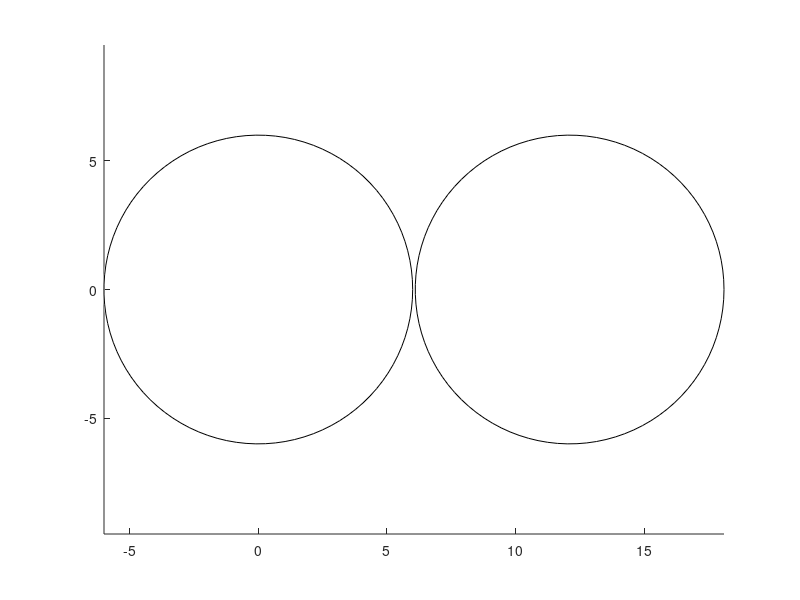

Source code (MATLAB): (Note: this script raises an error after producing the figure.)
%% This code is written by Nooshin Abdollahi - Oct 23 2022
% Matlab codes necessary for peripheral network modeling. 
% The output of this code will be saved and loaded in Python script.

clc
clear all
close all



%%

R = [6;6]  ; % two fibers with exactly the same radius. 
C(1,1) = 0 ;
C(1,2) = 0 ;

C(2,1) = 12.1 ;   % the edge to edge distance between the two fibers is 4 microns. (12-4*2) = 4  
C(2,2) = 0 ;

G(1,1) = 4 ;  % Both fibers are Abeta fibers (group 4) ;
G(1,2) = 4 ; 


figure
for i=1:length(R)
 
        viscircles(C(i,:),R(i,1), 'color', 'k','Linewidth',0.2)    
        hold on
end

% xlim([-20 20])
% ylim([-20 20])
axis equal

%%

unique_radius = unique(R) ;     


%%  To find morphological parameters 


i = 1    ;
    
x= unique_radius(i,1)*2  ;   % fiber diameter
    
p1 =     0.01876  ;
p2 =      0.4787  ;
p3 =      0.1204  ;
axonD = p1*x^2 + p2*x + p3  ;
paraD2 = axonD   ;

p1 =    0.006304  ;
p2 =      0.2071  ;
p3 =      0.5339  ;
nodeD = p1*x^2 + p2*x + p3  ;
paraD1 = nodeD   ;


p1 =     -8.215  ;
p2 =      272.4  ;
p3 =     -780.2  ;

deltax = p1*x^2 + p2*x + p3 ;



p1 =     -0.0199  ;
p2 =       3.016  ;
p3 =       17.44  ;
paralength2 = p1*x^2 + p2*x + p3 ;    % FLUT length

paralength2_segments = 5  ;


p1 =      -0.389 ;
p2 =       14.88  ;
p3 =       9.721  ;
nl = round ( p1*x^2 + p2*x + p3 )  ;


paralength1=3  ;  
nodelength=1.0  ;
interlength=(deltax-nodelength-(2*paralength1)-(2*paralength2)) ;



internode_segments = 40   ;        % number of segments in one internode

parameters(i,1) = axonD  ;   
parameters(i,2) = nodeD ;
parameters(i,3) = deltax ;
parameters(i,4) = paralength2/paralength2_segments          ;
parameters(i,5) = nl ;
parameters(i,6) = interlength/internode_segments            ;      % length of each segment 




%%  

N=zeros(length(C),length(C)) ;
dist=zeros(length(C),length(C)) ;
Distance_edge=zeros(length(C),length(C)) ;

Distance_Centers = pdist2(C, C)  ;  % distance between centers
 


%%%%%%% Distance between edges of circles not centers of circles %%%%%%%%%

for i=1:length(Distance_Centers)
    for j=1:length(Distance_Centers)
        
        if i ~= j
            Distance_edge(i,j)= Distance_Centers(i,j) - (R(i,1)+R(j,1))   ; 
            
        end
        
    end
    
end
%%


m= 1000 ;        % minimum distance (threshold) 


for k=1:length(Distance_Centers)
 
for i=1:length(Distance_Centers)
    if k ~= i
       if Distance_Centers(k,i)< m
           N(k,i)=1 ;                  % 1 means connection, 0 means no connection
           dist(k,i) = Distance_Centers(k,i)   ;   % distance between the axons
           
       end
    end
end


    
end


    
for j=1:length(N)
for i=1:length(N)
    if N(j,i)==1 
        N(i,j)=0  ;
        dist(i,j) = 0  ;
    end
end
end




%%   

Total_Length_Axon = 46500   ;      % the total length of axons is "about" ...  (microns)



%%%%%%%%%%%%%%%%%%%%% the other type of axons %%%%%%%%%%%%%%%%%%%%%%%%%%%%
%%%%%%%%%%%%%%%%%%%%% there is only one type 

for J=1: length(unique_radius)     
     

    z1=0 ;
    z2=0 ;
    z3=0 ;
    z4=0 ;
    j=1 ;
    i=2 ;
    
    which_radius = J ; 
   
%  
eval(['coordinates_sections_' num2str(J) '(1,1) = 0 ;']); 
eval(['coordinates_sections_' num2str(J) '(1,i) = coordinates_sections_' num2str(J) '(1,i-1)+nodelength;']);
eval(['mid_coordinates_sections_' num2str(J) '(1,j) = 0.5;']);
eval(['name_sections_' num2str(J) '(1,j) = sprintf("node_%d",z1) ;']);
z1=z1+1 ;
i=i+1 ;
j=j+1 ;



eval(['coordinates_sections_' num2str(J) '(1,i) = coordinates_sections_' num2str(J) '(1,i-1)+paralength1;']);
eval(['mid_coordinates_sections_' num2str(J) '(1,j) = (coordinates_sections_' num2str(J) '(1,i) + coordinates_sections_' num2str(J) '(1,i-1) )/2;']);
eval(['name_sections_' num2str(J) '(1,j) = sprintf("MYSA_%d",z2) ;']);
z2=z2+1 ;
i=i+1 ;
j=j+1 ;



    for rr=1:paralength2_segments
    
    eval(['coordinates_sections_' num2str(J) '(1,i) = coordinates_sections_' num2str(J) '(1,i-1)+parameters(which_radius,4);']);
    eval(['mid_coordinates_sections_' num2str(J) '(1,j) = (coordinates_sections_' num2str(J) '(1,i) + coordinates_sections_' num2str(J) '(1,i-1) )/2;']);
    eval(['name_sections_' num2str(J) '(1,j) = sprintf("FLUT_%d",z3)  ;']);
    z3=z3+1 ;
    i=i+1 ;
    j=j+1 ;
    end


      for r=1:internode_segments
          
      eval(['coordinates_sections_' num2str(J) '(1,i) = coordinates_sections_' num2str(J) '(1,i-1)+(parameters(which_radius,6));']);
      eval(['mid_coordinates_sections_' num2str(J) '(1,j) = (coordinates_sections_' num2str(J) '(1,i) + coordinates_sections_' num2str(J) '(1,i-1) )/2;']);
      eval(['name_sections_' num2str(J) '(1,j) = sprintf("STIN_%d",z4) ;']);
      z4=z4+1 ;
      i=i+1 ;
      j=j+1 ;

      end

      
      
    for rr=1:paralength2_segments 
    eval(['coordinates_sections_' num2str(J) '(1,i) = coordinates_sections_' num2str(J) '(1,i-1)+parameters(which_radius,4);']);
    eval(['mid_coordinates_sections_' num2str(J) '(1,j) = (coordinates_sections_' num2str(J) '(1,i) + coordinates_sections_' num2str(J) '(1,i-1) )/2;']);
    eval(['name_sections_' num2str(J) '(1,j) = sprintf("FLUT_%d",z3) ;']);
    z3=z3+1 ;
    i=i+1 ;
    j=j+1 ;
    end


eval(['coordinates_sections_' num2str(J) '(1,i) = coordinates_sections_' num2str(J) '(1,i-1)+paralength1;']);
eval(['mid_coordinates_sections_' num2str(J) '(1,j) = (coordinates_sections_' num2str(J) '(1,i) + coordinates_sections_' num2str(J) '(1,i-1) )/2;']);
eval(['name_sections_' num2str(J) '(1,j) = sprintf("MYSA_%d",z2) ;']);
z2=z2+1 ;
i=i+1 ;
j=j+1 ;



Length_one_set(J,1) = eval(['coordinates_sections_' num2str(J) '(1,i-1)'])  ;  % Length of one set including (node+MYSA+5*FLUT+40*Internodes+5*FLUT+MYSA)
number_sets(J,1) = round (Total_Length_Axon/Length_one_set(J,1))  ;     % how many sets we need for this specific radius in order to get a total length about 10000 microns


%
for ii=2:number_sets(J,1)   % it starts from 2 becasue the first set is already above
    

  
eval(['coordinates_sections_' num2str(J) '(1,i) = coordinates_sections_' num2str(J) '(1,i-1)+nodelength;']);
eval(['mid_coordinates_sections_' num2str(J) '(1,j) =  (coordinates_sections_' num2str(J) '(1,i) + coordinates_sections_' num2str(J) '(1,i-1) )/2;']);
eval(['name_sections_' num2str(J) '(1,j) = sprintf("node_%d",z1) ;']);
z1=z1+1 ;
i=i+1 ;
j=j+1 ;



eval(['coordinates_sections_' num2str(J) '(1,i) = coordinates_sections_' num2str(J) '(1,i-1)+paralength1;']);
eval(['mid_coordinates_sections_' num2str(J) '(1,j) = (coordinates_sections_' num2str(J) '(1,i) + coordinates_sections_' num2str(J) '(1,i-1) )/2;']);
eval(['name_sections_' num2str(J) '(1,j) = sprintf("MYSA_%d",z2) ;']);
z2=z2+1 ;
i=i+1 ;
j=j+1 ;


    for rr=1:paralength2_segments
    eval(['coordinates_sections_' num2str(J) '(1,i) = coordinates_sections_' num2str(J) '(1,i-1)+parameters(which_radius,4);']);
    eval(['mid_coordinates_sections_' num2str(J) '(1,j) = (coordinates_sections_' num2str(J) '(1,i) + coordinates_sections_' num2str(J) '(1,i-1) )/2;']);
    eval(['name_sections_' num2str(J) '(1,j) = sprintf("FLUT_%d",z3) ;']);
    z3=z3+1 ;
    i=i+1 ;
    j=j+1 ;
    end


      for r=1:internode_segments
          
      eval(['coordinates_sections_' num2str(J) '(1,i) = coordinates_sections_' num2str(J) '(1,i-1)+(parameters(which_radius,6));']);
      eval(['mid_coordinates_sections_' num2str(J) '(1,j) = (coordinates_sections_' num2str(J) '(1,i) + coordinates_sections_' num2str(J) '(1,i-1) )/2;']);
      eval(['name_sections_' num2str(J) '(1,j) = sprintf("STIN_%d",z4) ;']);
      z4=z4+1 ;
      i=i+1 ;
      j=j+1 ;

      end
      
      
      
    for rr=1:paralength2_segments 
    eval(['coordinates_sections_' num2str(J) '(1,i) = coordinates_sections_' num2str(J) '(1,i-1)+parameters(which_radius,4);']);
    eval(['mid_coordinates_sections_' num2str(J) '(1,j) = (coordinates_sections_' num2str(J) '(1,i) + coordinates_sections_' num2str(J) '(1,i-1) )/2;']);
    eval(['name_sections_' num2str(J) '(1,j) = sprintf("FLUT_%d",z3) ;']);
    z3=z3+1 ;
    i=i+1 ;
    j=j+1 ;
    end

    
    

eval(['coordinates_sections_' num2str(J) '(1,i) = coordinates_sections_' num2str(J) '(1,i-1)+paralength1;']);
eval(['mid_coordinates_sections_' num2str(J) '(1,j) = (coordinates_sections_' num2str(J) '(1,i) + coordinates_sections_' num2str(J) '(1,i-1) )/2;']);
eval(['name_sections_' num2str(J) '(1,j) = sprintf("MYSA_%d",z2) ;']);
z2=z2+1 ;
i=i+1 ;
j=j+1 ;


    
end

Length_All_sets(J,1) = eval(['coordinates_sections_' num2str(J) '(1,i-1)'])  ;   % "around" 10000 microns
Number_of_nodes (J,1) = z1 ;



end


%%

figure
plot(coordinates_sections_1 ,1 , 'ob')
hold on
plot(coordinates_sections_1 ,1.05 , 'or')

ylim([1 1.5])



%%

compartments_in_a_set = 3 + internode_segments + (2*paralength2_segments) ;

 

%%
%%%%%%%%%%%%%%%%%%%%% Connect each axon to itself %%%%%%%%%%%%%%%%%%%%%%%%%%%%%%%%
 
 
 for s=1 :length((unique_radius))   
     for t=1 :length((unique_radius))
         
         if t== s
         
             
             clear S_first
             clear S_second
             clear n nn f1 f2 fz m mm
             L1=0 ;
             L2=0 ;
             p=1 ; 
            
             
             for n=0:Number_of_nodes(s,1)-1 
             
              S_first(p,1) =  sprintf("node_%d",n)  ;
              S_second(p,1) = sprintf("node_%d",n)  ;
              p=p+1 ;

             end
              

            eval(['Connect_types_' num2str(s),num2str(t) '(1:length(S_first),1) = S_first ;']);
            eval(['Connect_types_' num2str(s),num2str(t) '(length(S_first)+1:length(S_first)+length(S_second),1) = S_second ;']);
            
            %%%%%%%%%% save data %%%%%%%%%%
            clear SAVE
            SAVE = char( eval(['Connect_types_' num2str(s),num2str(t)])) ;
            filename=['Connect_types_' num2str(s),num2str(t) '.mat']; 
            save(filename , 'SAVE');    
             
             
         end


     end
 end 
 
 

 
 






 %% Output 
% *** Connection_types_xx  are saved above


save('R.txt' , 'R' , '-ascii')   % save radius of all axons
save('C.txt' , 'C' , '-ascii')   % save location of all axons (x,y)
save('G.txt' , 'G' , '-ascii')   % save Groups of all axons. i.e., each radius in "R" belongs to which type (Group1,2,3 or 4)             

% To be used in NEURON to build models
save('parameters.txt' , 'parameters' , '-ascii')
save('Number_of_nodes.txt' , 'Number_of_nodes' , '-ascii')



save('unique_radius.txt' , 'unique_radius' , '-ascii')
save('neighboringAxon.txt' , 'N' , '-ascii')
% % save('neighbouringAxon.mat','N')

save('dist.txt' , 'dist' , '-ascii')


save('Distance_edge.txt' , 'Distance_edge' , '-ascii')





%% Next:  Boundary Condition


% finding the neurons on the edge, for now I do it manually

neurons_on_edge_up = [0 1    ] ;
% neurons_on_edge_right = [    ] ;
% neurons_on_edge_down = [ ] ;
% neurons_on_edge_left = [ ] ;

neurons_on_edge = [neurons_on_edge_up]     ;   

% finding the boundary cable coordinates
distance_boundary_to_neuron = 7 ;   % microns

for i=1:length(neurons_on_edge_up)
    B_coordinates_up(i,1) = C(neurons_on_edge_up(i)+1,1) ;
    B_coordinates_up(i,2) = C(neurons_on_edge_up(i)+1,2) + distance_boundary_to_neuron ; 
end


    
Boundary_coordinates(:,1) = [B_coordinates_up(:,1)']   ;
Boundary_coordinates(:,2) = [B_coordinates_up(:,2)']   ;
Boundary_coordinates ;

plot(Boundary_coordinates(:,1),Boundary_coordinates(:,2),'o','Color',[0.9290 0.6940 0.1250])

%% finding the neighboring neurons to which boundary cables are connected 

C_and_Boundary_coordinates(:,1) = [ C(:,1)' , Boundary_coordinates(:,1)' ]  ;
C_and_Boundary_coordinates(:,2) = [ C(:,2)' , Boundary_coordinates(:,2)' ]  ;

size_C = size(C) ;
size_Boundary_coordinates = size(Boundary_coordinates) ;

Boundary_N=zeros(length(C_and_Boundary_coordinates),length(C_and_Boundary_coordinates)) ;
Boundary_dist=zeros(length(C_and_Boundary_coordinates),length(C_and_Boundary_coordinates)) ;
Boundary_Distance = pdist2(C_and_Boundary_coordinates, C_and_Boundary_coordinates)  ;



m= 8 ;        % minimum distance (threshold)




for k=1:length(Boundary_Distance)
for i=1:length(Boundary_Distance)
    if k ~= i
       if Boundary_Distance(k,i)< m
           Boundary_N(k,i)=1 ;
           Boundary_dist(k,i)=Boundary_Distance(k,i)  ;
          
       end
    end
end
   
end

Boundary_neighboring = Boundary_N(size_C+1:size(Boundary_N) ,1:size_C) ;
Boundary_dist = Boundary_dist(size_C+1:size(Boundary_N) ,1:size_C) ;




%% find the sections for connections


% for Boundary Cable
  
z=0 ;
i=2 ;
j=1 ;


number_of_sections = 4000  ;
sectionlength= Total_Length_Axon/number_of_sections  ;      



for ii=0:number_of_sections-1
    
Boundary_coordinates_sections(1,1) = 0  ;
Boundary_coordinates_sections(1,i) = Boundary_coordinates_sections(1,i-1) + sectionlength  ;
Boundary_mid_coordinates_section(1,j) = (Boundary_coordinates_sections(1,i) + Boundary_coordinates_sections(1,i-1) )/2  ;
Boundary_name_sections(1,j) = sprintf("section_%d",z)  ;
i=i+1 ;
z=z+1 ;
j=j+1 ;

end




for t=1 :length((unique_radius))
         

             clear S_first
             clear S_second
             clear n f1 m 
             L=0 ;
             p=1 ; 
             
             for n=1:compartments_in_a_set:compartments_in_a_set*Number_of_nodes(t,1)
                 
                 f1 = eval(['mid_coordinates_sections_' num2str(t) '(1,n)'])  ; 
    
                     for m=1:length (Boundary_coordinates_sections)-1
                         if f1 >= Boundary_coordinates_sections(1,m)  && f1 <= Boundary_coordinates_sections(1,m+1)
                             S_first(p,1) = sprintf("node_%d",L)  ;
                             S_second(p,1) = Boundary_name_sections(1,m)  ;
                             p=p+1 ;
                         end
                     end
                     

                     L=L+1 ;
                
    
             end
 
            eval(['Boundary_to_' num2str(t) '(1:length(S_first),1) = S_first ;']);
            eval(['Boundary_to_' num2str(t) '(length(S_first)+1:length(S_first)+length(S_second),1) = S_second ;']);
            
            %%%%%%%%%% save data %%%%%%%%%%
            clear SAVE
            SAVE = char( eval(['Boundary_to_' num2str(t)])) ;
            filename=['Boundary_to_' num2str(t) '.mat']; 
            save(filename , 'SAVE');

end
     



%%% Boundary to Boundary are not connected




%% Output 
% *** Boundary_to_x are saved above


save('Boundary_coordinates.txt' , 'Boundary_coordinates' , '-ascii')    % (x,y)
save('Boundary_neighboring.txt' , 'Boundary_neighboring' , '-ascii')     
save('Boundary_dist.txt' , 'Boundary_dist' , '-ascii') 











%%   Next step:    Transverse resistances (g)  unit: S/cm2


% Calculating c in PLOS computational biology paper, Equation 9


for i=1 :length((unique_radius))    
    for j=1  :length((unique_radius))
        
        
        if j>=i
            
        clear Rg
      
        z=2 ;
        
        L = length(eval(['Connect_types_' num2str(i),num2str(j)]))/2    ;
        
        Rg=zeros(L,1)  ;

        for Z=2:L-1


           CO1 = find( eval(['name_sections_' num2str(i)]) == eval(['Connect_types_' num2str(i),num2str(j) '(Z-1,1)'])  );
           CO2 = find( eval(['name_sections_' num2str(i)]) == eval(['Connect_types_' num2str(i),num2str(j) '(Z+1,1)']));
           g1 = eval(['mid_coordinates_sections_' num2str(i) '(1,CO1)'])   ;
           g2 = eval(['mid_coordinates_sections_' num2str(i) '(1,CO2)'])   ;
           
           Rg(z,1) = (g2-g1)/2  ;
           z=z+1 ;
           
           
  
           if g2 < g1
                 msg = 'Error occurred. g2<g1';
                 error(msg)
           end

        end
        
        
           CO1 = find( eval(['name_sections_' num2str(i)]) == eval(['Connect_types_' num2str(i),num2str(j) '(1,1)'])  );
           CO2 = find( eval(['name_sections_' num2str(i)]) == eval(['Connect_types_' num2str(i),num2str(j) '(2,1)']));
           g1 = eval(['mid_coordinates_sections_' num2str(i) '(1,CO1)'])   ;
           g2 = eval(['mid_coordinates_sections_' num2str(i) '(1,CO2)'])   ;
           Rg(1,1) = (g2-g1)/2  ;
           
           CO1 = find( eval(['name_sections_' num2str(i)]) == eval(['Connect_types_' num2str(i),num2str(j) '(L-1,1)'])  );
           CO2 = find( eval(['name_sections_' num2str(i)]) == eval(['Connect_types_' num2str(i),num2str(j) '(L,1)']));
           g1 = eval(['mid_coordinates_sections_' num2str(i) '(1,CO1)'])   ;
           g2 = eval(['mid_coordinates_sections_' num2str(i) '(1,CO2)'])   ;
           Rg(L,1) = (g2-g1)/2  ;
   
        
        
            %%%%%%%%%% save data %%%%%%%%%%
            filename=['Rg_' num2str(i),num2str(j) '.txt']; 
            save(filename ,  'Rg' , '-ascii') 

        
        

        end

    end
end


%%


%%%  Areas of the nodes 

for i=1 :length((unique_radius))   
    for j=2  :length((unique_radius))
        
        if j>i
            
            clear Areas

            k=0 ;
 
            L = length(eval(['Connect_types_' num2str(i),num2str(j)]))/2    ;
            Areas =zeros(L,1)  ;

            for Z=1:L

                   if (eval(['Connect_types_' num2str(i),num2str(j) '(Z,1)']) == sprintf("node_%d",k) )  
                       Areas(Z,1) = pi*parameters(i+1,2)  ;   % surface area = pi*d*L  (L=1),   parameters(i,2): nodeD
                       
                       k=k+1 ;
                       
                   else
                       
                       Areas(Z,1) = pi*parameters(j+1,2)  ;   % surface area = pi*d*L  (L=1),   parameters(i,2): nodeD

                   end  
            end
            
            
            %%%%%%%%%% save data %%%%%%%%%%

            filename=['Areas_' num2str(i),num2str(j) '.txt']; 
            save(filename ,  'Areas' , '-ascii') 

            
            
            
            
        end
    end
end







%% between boundary cables and the axons %%%%%



 for j=1:length((unique_radius))
        
        clear Rg
      
        z=2 ;
        
        L = length(eval(['Boundary_to_' num2str(j)]))/2    ;

        Rg=zeros(L,1)  ;
        


        for Z=2:L-1
            
           CO1 = find( eval(['name_sections_' num2str(j)]) == eval(['Boundary_to_' num2str(j) '(Z-1,1)'])  );
           CO2 = find( eval(['name_sections_' num2str(j)]) == eval(['Boundary_to_' num2str(j) '(Z+1,1)'])  );
           g1 = eval(['mid_coordinates_sections_' num2str(j) '(1,CO1)'])   ;
           g2 = eval(['mid_coordinates_sections_' num2str(j) '(1,CO2)'])   ;
           
           Rg(z,1) = (g2-g1)/2  ;
           z=z+1 ;
           
           
        end
           
           
           CO1 = find( eval(['name_sections_' num2str(j)]) == eval(['Boundary_to_' num2str(j) '(1,1)'])  );
           CO2 = find( eval(['name_sections_' num2str(j)]) == eval(['Boundary_to_' num2str(j) '(2,1)']));
           g1 = eval(['mid_coordinates_sections_' num2str(j) '(1,CO1)'])   ;
           g2 = eval(['mid_coordinates_sections_' num2str(j) '(1,CO2)'])   ;
           Rg(1,1) = (g2-g1)/2  ;
           
           CO1 = find( eval(['name_sections_' num2str(j)]) == eval(['Boundary_to_' num2str(j) '(L-1,1)'])  );
           CO2 = find( eval(['name_sections_' num2str(j)]) == eval(['Boundary_to_' num2str(j) '(L,1)']));
           g1 = eval(['mid_coordinates_sections_' num2str(j) '(1,CO1)'])   ;
           g2 = eval(['mid_coordinates_sections_' num2str(j) '(1,CO2)'])   ;
           Rg(L,1) = (g2-g1)/2  ;

        
        
            %%%%%%%%%% save data %%%%%%%%%%
            filename=['Boundary_Rg_' num2str(j) '.txt']; 
            save(filename ,  'Rg' , '-ascii') 
           
           
 
 end




%%
b=1 ;

        for Z=1:(length(Connect_types_11)/2)-1


           COO1 = find( eval(['name_sections_' num2str(1)]) == eval(['Connect_types_' num2str(1),num2str(1) '(Z+1,1)'])  );
           COO2 = find( eval(['name_sections_' num2str(1)]) == eval(['Connect_types_' num2str(1),num2str(1) '(Z,1)']));
           gg1 = eval(['mid_coordinates_sections_' num2str(i) '(1,COO1)'])   ;
           gg2 = eval(['mid_coordinates_sections_' num2str(i) '(1,COO2)'])   ;
           
           nodes_dist(b,1) = gg1-gg2 ;
           b=b+1 ;


        end
